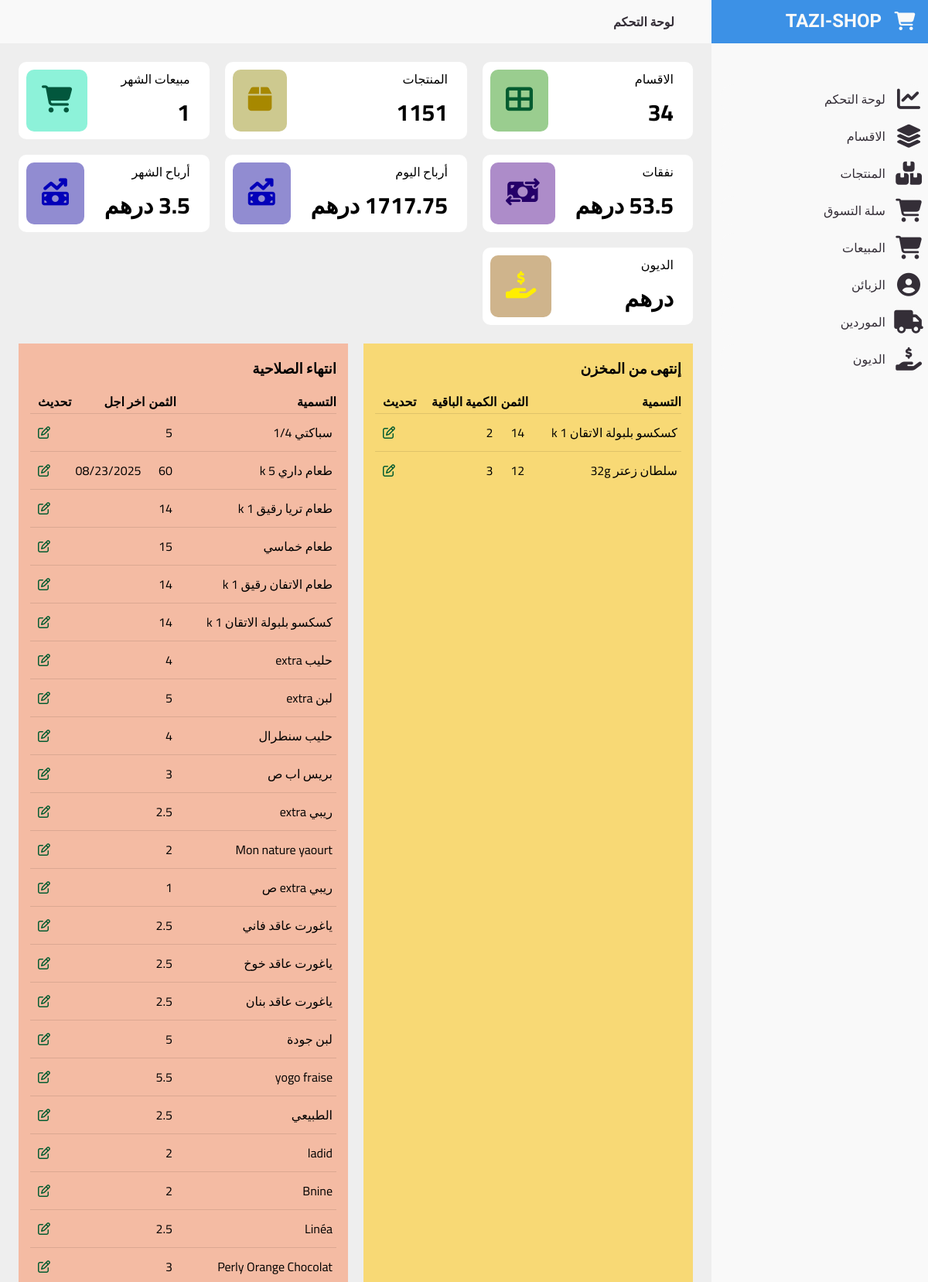
The page / (upper part) on the database its author committed.
### tables this page shows
CREATE TABLE "produits" (
	"id"	INTEGER NOT NULL PRIMARY KEY AUTOINCREMENT,
	"code_produit"	TEXT NOT NULL UNIQUE,
	"designation"	TEXT,
	"id_categorie"	TEXT NOT NULL,
	"unite_id"	INTEGER NOT NULL,
	"quantite_stock"	REAL NOT NULL,
	"critical_number"	INTEGER NOT NULL DEFAULT 5,
	"date_exp"	TEXT NOT NULL,
	"prix_vente"	REAL NOT NULL,
	"prix_achat"	REAL NOT NULL,
	"marge"	INTEGER NOT NULL,
	"created_at"	TEXT NOT NULL,
	"updated_at"	TEXT
);

### app/helpers/DateH.php (called while the page is built, shortened)
<?php
    class DateH{
        public static function current(){
            $t=time();
            return date("Y-m-d",$t);
        }
    }

### app/controllers/DashboardController.php (called while the page is built, shortened)
<?php
     class DashboardController {
          private $category;
          private $order;
          private $produit;
          public function __construct($pdo){
               $this->category = new Categorie($pdo);
               $this->order      = new Order($pdo);
               $this->produit    = new Produit($pdo);
          }
          public function calculateCategories(){
               $count = $this->category->count();
               return $count;
          }
          public function calculateProducts(){
               $count = $this->produit->count();
               return $count;
          }
          public function calculateOrders(){
               $count = $this->order->countByData();
               return count($count);
          }
          public function fetchOutOfstockProducts(){
               $products = $this->produit->outOfStock();
               return $products;
          }
          public function fetchOutOfDate(){
               $products = $this->produit->outOfDate();
               return $products;
          }
     }
?>

### app/models/Categorie.php (called while the page is built, shortened)
<?php
    class Categorie extends Model{
        public function __construct($pdo){
                $this->table = "categories";
        }
    }

### app/models/Model.php (called while the page is built, shortened)
<?php
    abstract class Model{
        protected $pdo;
        protected $table;
        public function __construct($pdo){
            $this->pdo = $pdo;
        }
        public function count(){
            $table=$this->table;
            $statement = $this->pdo->query(" SELECT count(*) FROM $table ");
            $row = $statement->fetchColumn();
            $data = $row;
            return $data;
        }
    }

### app/models/Produit.php (called while the page is built, shortened)
<?php
    class Produit extends Model{
        public function __construct($pdo){
            $this->table = "produits";
        }
        public function outOfStock(){
            $statement = $this->pdo->query(" SELECT * FROM $this->table WHERE critical_number >= quantite_stock");
            $row = $statement->fetchAll(\PDO::FETCH_ASSOC);
            $data = $row;
            return $data;
        }
        public function outOfDate(){
            $statement = $this->pdo->query("SELECT * FROM produits WHERE date_exp < DATE('now')");
            $row = $statement->fetchAll(\PDO::FETCH_ASSOC);
            $data = $row;
            return $data;
        }
    }

### app/models/Order.php (called while the page is built, shortened)
<?php
class Order extends Model{
         public function __construct($pdo){
            $this->table = "orders";
        }
        public function countByData(){
            $statement = $this->pdo->query("SELECT * FROM orders WHERE created_at BETWEEN DATE('now', 'start of month','-1 month','+1 day') AND DATE('now')");
            $row = $statement->fetchAll(\PDO::FETCH_ASSOC);
            $data = $row;
            return $data;
        }
}

### index.php (the view, shortened to what this page needs)
<?php
    $pdo = (new SQLConnection())->connect();
    $dashboardobj = new DashboardController($pdo);
?>
    <?php include "template/includes/head.php"; ?>
    <?php include "template/includes/sidebar.php"; ?>
    <section class="content-section">
            <nav>
                <a href="#" class="nav-link"> لوحة التحكم</a>
            </nav>
            <div class="states-section">
                <div class="card">
                    <div class="data">
                        <span>الاقسام</span>
                        <span class="state"><?php echo $dashboardobj->calculateCategories();?></span>
                    </div>
                    <div style="background-color: #1f910873; color:#045c30 ; padding: 20px; border-radius: 10px;">
                        <i class="fa-solid fa-table-cells-large"></i>
                    </div>
                </div>
                <div class="card">
                    <div>
                        <div class="data">
                            <span>المنتجات</span>
                            <span class="state"><?php echo $dashboardobj->calculateProducts();?></span>
                        </div>
                    </div>
                    <div style="background-color: #91880873; color:#a78800 ; padding: 20px; border-radius: 10px;">
                        <i class="fa-solid fa-box"></i>
                    </div>
                </div>
                <div class="card">
                    <div>
                        <div class="data">
                            <span>مبيعات الشهر</span>
                            <span class="state"><?php echo $dashboardobj->calculateOrders() ?? "0 ";?></span>
                        </div>
                    </div>
                    <div style="background-color: #04e2ab73; color:#02573d ; padding: 20px; border-radius: 10px;">
                        <i class="fa-solid fa-cart-shopping"></i>
                    </div>
                </div>
                <div class="card">
                    <div>
                        <div class="data">
                            <span>نفقات</span>
                            <span class="state"><?php echo $dashboardobj->calculateExpenses() ?? "0";?> درهم</span>
                        </div>
                    </div>
                    <div style="background-color: #4b008873; color:#250069 ; padding: 20px; border-radius: 10px;">
                        <i class="fa-solid fa-money-bill-transfer"></i>
                    </div>
                 </div>
                 <div class="card">
                    <div>
                        <div class="data">
                            <span>أرباح اليوم</span>
                            <span class="state"><?php echo $dashboardobj->fetchDailySells() ??"0" ?> درهم</span>
                        </div>
                    </div>
                    <div style="background-color: #0c029973; color:#0300b9 ; padding: 20px; border-radius: 10px;">
                        <i class="fa-solid fa-money-bill-trend-up"></i>
                    </div>
                </div>
                <div class="card">
                    <div>
                        <div class="data">
                            <span>أرباح الشهر</span>
                            <span class="state"><?php echo $dashboardobj->calculateGains() ??"0" ?> درهم</span>
                        </div>
                    </div>
                    <div style="background-color: #0c029973; color:#0300b9 ; padding: 20px; border-radius: 10px;">
                        <i class="fa-solid fa-money-bill-trend-up"></i>
                    </div>
                </div>
                <div class="card">
                    <div>
                        <div class="data">
                            <span>الديون</span>
                            <span class="state"><?php echo $dashboardobj->calculateLoans();?> درهم</span>
                        </div>
                    </div>
                    <div style="background-color: #965a0073; color:#ffee00 ; padding: 20px; border-radius: 10px;">
                        <i class="fa-solid fa-hand-holding-dollar"></i>
                    </div>
                 </div>
            </div>
            <section class="critical-products" >
                <div class="out-of-stock" style="background-color:#ffcc269a;">
                    <h3 class="title">إنتهى من المخزن</h3>
                    <?php $outofStock = $dashboardobj->fetchOutOfstockProducts(); ?>
                    <table>
                        <thead>
                            <tr>
                                <td>التسمية</td>
                                <td>الثمن</td>
                                <td>الكمية الباقية</td>
                                <td>تحديث</td>
                            </tr>
                        </thead>
                        <tbody>
                            <?php foreach($outofStock as $item){
                            ?>
                            <tr>
                                <td><?php echo $item['designation'] ?></td>
                                <td><?php echo $item['prix_vente'] ?></td>
                                <td><?php echo $item['quantite_stock'] ?></td>
                                <td>
                                    <a href="products.php?request=edit&id=<?php echo $item['id']; ?>">
                                        <i class="fa-regular fa-pen-to-square"></i>
                                    </a>
                                </td>
                            </tr>
                            <?php
                                }
                         ?>
                        </tbody>
                    </table>
                </div>
                <div class="Expired-products" style="background-color: #fd733869;">
                    <h3 class="title">انتهاء الصلاحية</h3>
                    <?php $outofStock = $dashboardobj->fetchOutOfDate(); ?>
                    <table>
                        <thead>
                            <tr>
                                <td>التسمية</td>
                                <td>الثمن</td>
                                <td>اخر اجل</td>
                                <td>تحديث</td>
                            </tr>
                        </thead>
                        <tbody>
                        <?php foreach($outofStock as $item){ ?>
                            <tr>
                                <td><?php echo $item['designation'] ?></td>
                                <td><?php echo $item['prix_vente'] ?></td>
                                <td><?php echo $item['date_exp'] ?></td>
                                <td>
                                    <a href="products.php?request=edit&id=<?php echo $item['id']; ?>">
                                        <i class="fa-regular fa-pen-to-square"></i>
                                    </a>
                                </td>
                            </tr>
                        <?php } ?>
                        </tbody>
                    </table>
                </div>
            </section>
        </section>

### template/design/style/main.css (style rules this page uses)
* { margin: 0; padding: 0; box-sizing: border-box; direction: rtl; }
a { text-decoration: none; }
body { background-color: #eee; }
.content-section { position: relative; width: calc(100% - 280px); right: 280px; transition: 0.3s ease; font-family: "Cairo"; }
.content-section nav { height: 56px; background: #F9F9F9; padding: 0 24px; display: flex; align-items: center; grid-gap: 24px; font-family: "Cairo"; font-weight: 500; position: sticky; top: 0; left: 0; z-index: 1000; }
.content-section nav .nav-link { font-weight: bold; color: #342E37; }
.states-section { display: grid; margin: 24px; gap: 20px; font-family: "cairo"; grid-template-columns: auto auto auto; }
.states-section .card { padding: 10px; height: 100px; display: flex; align-items: center; background-color: #fff; border-radius: 10px; justify-content: space-between; padding: 10px; }
.states-section .card .data { display: flex; flex-direction: column; margin-right: 15px; }
.states-section .card .data .state { font-weight: bold; font-size: 30px; }
.states-section .card .fa-solid { font-size: 35px; }
.critical-products { display: flex; gap: 20px; flex-direction: row; justify-content: space-between; margin: 24px; }
.critical-products div { width: 50%; background-color: #fff; padding: 15px; font-family: "Cairo"; }
.critical-products div h3 { margin-bottom: 10px; }
.critical-products div table { width: 100%; border-collapse: collapse; margin-top: 10px; }
.critical-products div table thead td { font-weight: bold; }
.critical-products div table thead td:last-child { text-align: left; padding-left: 10px; }
.critical-products div table tr { border-bottom: 1px solid rgba(0, 0, 0, 0.1); }
.critical-products div table tbody tr:last-child { border-bottom: none; }
.critical-products div table tbody tr td { padding: 9px 5px; }
.critical-products div table tbody tr td:last-child { text-align: left; padding-left: 10px; }
.critical-products div table tbody tr td a { color: #045c30; }

### rows shown on the page
produits: designation "كسكسو بلبولة الاتقان 1 k", prix_vente "14", quantite_stock "2"
produits: designation "سلطان زعتر 32g", prix_vente "12", quantite_stock "3"
produits: designation "سباكتي 1/4", prix_vente "5"
produits: designation "طعام داري 5 k", prix_vente "60", date_exp "08/23/2025"
produits: designation "طعام تريا رقيق 1 k", prix_vente "14"
produits: designation "طعام خماسي", prix_vente "15"
produits: designation "طعام الاتفان رقيق 1 k", prix_vente "14"
produits: designation "حليب extra", prix_vente "4"
produits: designation "لبن extra", prix_vente "5"
produits: designation "حليب سنطرال", prix_vente "4"
produits: designation "بريس اب ص", prix_vente "3"
produits: designation "ريبي extra", prix_vente "2.5"
produits: designation "Mon nature yaourt", prix_vente "2"
produits: designation "ريبي extra ص", prix_vente "1"
produits: designation "ياغورت عاقد فاني", prix_vente "2.5"
produits: designation "ياغورت عاقد خوخ", prix_vente "2.5"
produits: designation "ياغورت عاقد بنان", prix_vente "2.5"
produits: designation "لبن جودة", prix_vente "5"
produits: designation "yogo fraise", prix_vente "5.5"
produits: designation "الطبيعي", prix_vente "2.5"
produits: designation "ladid", prix_vente "2"
produits: designation "Bnine", prix_vente "2"
produits: designation "Linéa", prix_vente "2.5"
produits: designation "Perly Orange Chocolat", prix_vente "3"

### other values the page prints
$dashboardobj->calculateCategories() "34"
$dashboardobj->calculateProducts() "1151"
$dashboardobj->calculateOrders() "1"
